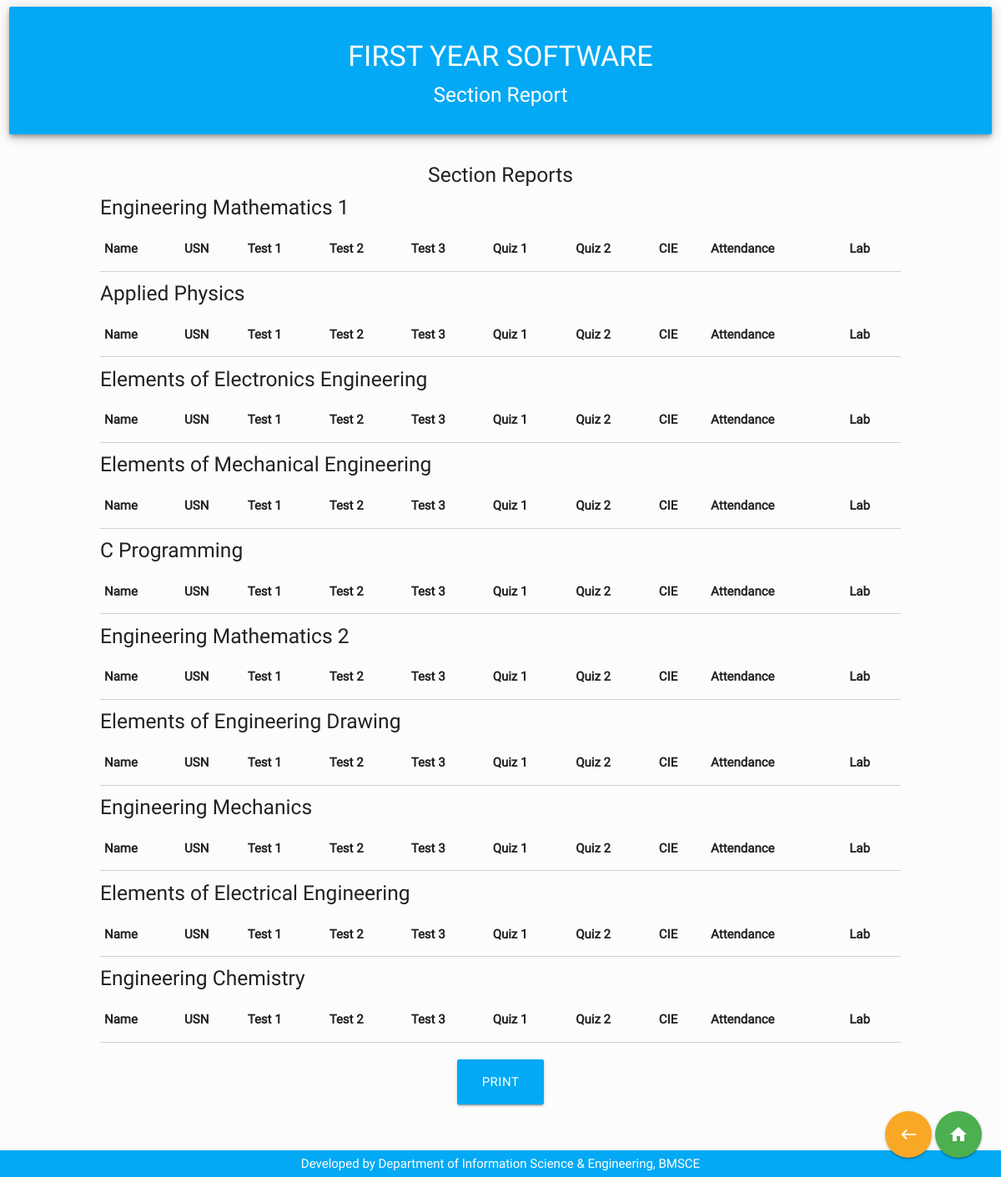
The page /rep/rep_sec.php on the database its author committed.
### tables this page shows
CREATE TABLE `subs` (
  `slno` int(11) NOT NULL,
  `sub_name` varchar(100) NOT NULL,
  `sub_code` varchar(12) NOT NULL,
  `abr` varchar(3) NOT NULL,
  `credits` int(2) NOT NULL
);

### rep/rep_sec.php (the view, shortened to what this page needs)
<?php
  include("../php/connection.php");
?>
<!DOCTYPE html>
<html>
  <head>
    <link href="../css/materialize.min.css" type="text/css" rel="stylesheet" media="screen,projection"/>
  </head>
  <body>
    <div class="row">
      <div class="col s12 m12">
        <div id="h" class="card light-blue z-depth-3">
          <div class="card-content white-text center">
            <h4>FIRST YEAR SOFTWARE</h4>
            <h5>Section Report</h5>
          </div>
        </div>
      </div>
    </div>
      <h5 id='hp' class="center">Section <?php echo $_POST['sec'] ?> Reports
      </h5>
      <div id='mp' class="row container" style="width:80%">
        <?php
          $check_sql = "SELECT * FROM ".$_POST['year']."_".$_POST['sec'].";";
          if($conn->query($check_sql) == false)
          {
            echo "<div class='center'><h4>This section does not exist!<h4></div>";
          }
          else
          {
            $sql1 = "SELECT * FROM subs;";
            $res1 = mysqli_query($conn, $sql1);
            while($row1 = mysqli_fetch_array($res1, MYSQLI_ASSOC))
            {
              echo "<h5>".$row1['sub_name']."</h5>";
              echo '<table style="width:100%">
                <thead>
                  <tr>
                    <th>Name</th>
                    <th>USN</th>
                    <th>Test 1</th>
                    <th>Test 2</th>
                    <th>Test 3</th>
                    <th>Quiz 1</th>
                    <th>Quiz 2</th>
                    <th>CIE</th>
                    <th>Attendance</th>
                    <th>Lab</th>
                  </tr>
                </thead>
                <tbody>';
                echo '</tbody>
                  </table>';
            }
          }
          ?>
      </div>
      <div class="fixed-action-btn">
        <a href="rep_sec_index.php" class="btn-floating btn-large yellow darken-3">
          <i class="large material-icons">keyboard_backspace</i>
        </a>
        <a href="../dir_to_index.php" class="btn-floating btn-large green">
          <i class="large material-icons">home</i>
        </a>
      </div>
      <div class="row">
        <div class="col s12 m12 center">
          <a id="printBut" class="waves-effect waves-light btn-large light-blue">Print</a>
        </div>
      </div>
    <br><br><br>
    <footer class="light-blue center white-text">
      <div class="container" style="margin-bottom:5px;margin-top:5px;">
        Developed by Department of Information Science & Engineering, BMSCE
      </div>
    </footer>
  </body>
</html>

### rep/rep_sec.php (style rules this page uses)
body { font-family: R; background: rgba(252,252,252,1); }
footer { position: fixed; bottom: 0; width: 100vw; }

### rows shown on the page
subs: sub_name "Engineering Mathematics 1"
subs: sub_name "Applied Physics"
subs: sub_name "Elements of Electronics Engineering"
subs: sub_name "Elements of Mechanical Engineering"
subs: sub_name "C Programming"
subs: sub_name "Engineering Mathematics 2"
subs: sub_name "Elements of Engineering Drawing"
subs: sub_name "Engineering Mechanics"
subs: sub_name "Elements of Electrical Engineering"
subs: sub_name "Engineering Chemistry"
